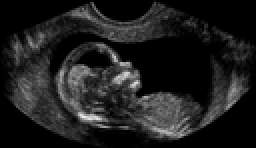
%> input picture images/foetus.pgm, 128 x 74 px, shrunk from 758 x 438 before the run, given in place of foetus.png, which was not available (shown 2 times larger)
$ octave edgedetectortest.m   (GNU Octave 9; MATLAB toolbox functions it lacks are replaced by stand-ins)
%> lines starting %> are read from the running program, lines starting %| are printed output that depends on the picture; in (x1, y1, x2, y2) boxes, pixels count from 0 and x2, y2 are one past the last pixel; in counts of white or black regions, pixels touching at a corner belong together; the program's own positions count from 1; pictures that were not available may be replaced by others from this repository, and a replacement may not be noted
### filterimage.m
function [newImg, pre] = filterimage(img, f, se, edgemode)
%FILTERIMAGE Performs an arbitrary filtering operation on the given image
%
%   Inputs:
%
%   img - The image to be filtered
%
%   f - A handle to the filter function to be applied. This should
%   accept an array of inputs of arbitrary size (potentially with NaN
%   values) corresponding to the window and return a value for the
%   resulting pixel in the output image.
%
%   se - A structuring element, as an array of logical values (can be
%   defined manually or using the Neighbourhood property of a strel object)
%
%   edgemode - Specifies how to treat edges. Valid edge modes:
%   "discard"  Discards the edges entirely, cropping the image
%   "black"    Sets edge pixels to zero in the resulting image
%   "extend"   Duplicates the values at the edges to fill the window
%   "wrap"     Copies values from the opposite side of the image to fill
%              the window
%   "reflect"  Mirrors the pixel values along the borders to fill the
%              window
%
%   Outputs:
%
%   newImg - The resulting filtered image
%
%   pre - The image after pre-processing, but before the filter is applied

% Store image dimensions
% This should be done before pre-processing as we need the dimensions as
% given, not with padding
imgsize = size(img);

% Convert logical structuring element to a numerical array of 1s and NaNs
% We're using NaN here because 0 could reasonably be a pixel in the image,
% so for non-square structuring elements we need a way to define which
% parts of the array are to be excluded
se = double(se); % Convert logicals to doubles
se(~se) = NaN; % Replace zeros with NaNs

%% Pre-processing

windowsize = size(se); % Store dimensions of structuring element
pad = floor(windowsize / 2); % Calculate padding amounts in x and y

if edgemode == "discard" || edgemode == "black" % Discard is special as it reduces the image size
    imgsize = imgsize - windowsize + 1;
end

newImg = zeros(imgsize);

switch edgemode
    case "discard"
        % No padding needed, discard reduces the image size
    case "black"
        % Padding done after the filter is applied
    case "extend"
        % Pad in x and then in y
        img = [repmat(img(1, :), pad(1), 1); img; repmat(img(end, :), pad(1), 1)];
        img = [repmat(img(:, 1), 1, pad(2)), img, repmat(img(:, end), 1, pad(2))];
    case "wrap"
        % Pad in x and then in y
        img = [img(end - pad(1) + 1 : end, :); img; img(1:pad(1), :)];
        img = [img(:, end - pad(2) + 1 : end), img, img(:, 1:pad(2))];
    case "reflect"
        % Pad in x and then in y
        img = [flip(img(1:pad(1), :), 1); img; flip(img(end - pad(1) + 1 : end, :), 1)];
        img = [flip(img(:, 1:pad(2)), 2), img, flip(img(:, end - pad(2) + 1 : end), 2)];
    otherwise
        error("Invalid edge mode!");
end

pre = img; % Output pre-processed image for debugging / demonstration

%% Filtering

% Unlike the linear filter implementation, this generic one is done in the
% usual way of iterating through each image pixel in turn.

% For each pixel in the input image...
for x = 1:imgsize(1)
    for y = 1:imgsize(2)
        % Construct the window array with the actual values from the image,
        % but only if the structuring element has a 1 at that position
        % The nice thing about NaNs is that any calculation involving them
        % still results in NaN, so this is a one-liner
        window = se .* img(x : x + windowsize(1) - 1, y : y + windowsize(2) - 1);
        % Now process the neighbourhood defined above to get the value of
        % pixel (x, y) in the output image
        newImg(x, y) = f(window); % f is a handle to the filter function
    end
end

%% Post-processing

% If edge mode is "black", pad the image back to original size with zeros
if edgemode == "black"
    oldImg = newImg;
    newImg = zeros(size(img));
    newImg(pad(1) + 1 : end - pad(1), pad(2) + 1 : end - pad(2)) = oldImg;
end

end

### filters/simplemedian.m
function v = simplemedian(neighbourhood)
%SIMPLEMEDIAN Median filter (basic, inefficient implementation)
%   Performs a simple (inefficient) median filtering operation, for use as
%   a function handle input for the filterimage function.

% This is pretty trivial but I've made it a separate function for
% consistency
v = median(neighbourhood, 'all', 'omitnan');

end

### distancematrix.m
function d = distancematrix(S, varargin)
%DISTANCEMATRIX Constructs a distance matrix with the specified size S
%and (optionally) metric ("euclidian", "manhattan" or "chebyshev"). This
%function allows the distances to be precomputed to improve the performance
%of the adaptive weighted median filter awmedian.m.

if nargin > 2
    error("Too many arguments!");
end

metric = "euclidian";

if nargin == 2
    metric = varargin{1};
end

if length(S) == 1
    S = [S, S];
end

% Centre coords
cx = ceil(S(1)/2);
cy = ceil(S(2)/2);

d = zeros(S);

for x = 1:S(1)
    for y = 1:S(2)
        switch metric
            % This is overkill but I've seen it done elsewhere, it looked
            % interesting and is easy enough to implement so I went for it
            case "euclidian"
                d(x, y) = sqrt((x - cx)^2 + (y - cy)^2);
            case "manhattan"
                d(x, y) = abs(x - cx) + abs(y - cy);
            case "chebyshev"
                d(x, y) = max(abs(x - cx), abs(y - cy));
            otherwise
                error("Invalid distance metric!");
        end
    end
end

end

### filters/awmedian.m
function v = awmedian(neighbourhood, W, c, d)
%AWMEDIAN Adaptive weighted median filter
%   Performs an adaptive weighted median operation based on the
%   signal-to-noise ratio, for use as a function handle input for the
%   filterimage function. W is the central weight and c is the distance
%   multiplier.

% This is a more efficient implementation that uses vectorisation rather
% than loops. However, it requires the distance matrix d to be precomputed
% using the function distancematrix.m

if size(neighbourhood) ~= size(d)
    error("Distance matrix does not match window size");
end

% Calculate local statistics
avg = mean(neighbourhood, 'all', 'omitnan');
stdev = std(neighbourhood, 0, 'all', 'omitnan');

% Prevent divide by zero errors (if the average is zero then all the values
% must be zero anyway so just return 0 and be done with)
if avg == 0
    v = 0;
    return;
end

% Calculate weights
% See image enhancement notes, page 36
w = round(W - (c * d * stdev) / avg);
w(w < 0) = 0; % Remove negative values
% Flatten w and neighbourhood into row vectors for repelem to work properly
neighbourhood = reshape(neighbourhood, 1, []);
w = reshape(w, 1, []);
% Construct a list of values where the each value in neighbourhood is
% repeated n times, where n is the corresponding value in w
values = repelem(neighbourhood, w);

% Finally, perform the median operation
v = median(values, 'omitnan');

end

### demo_scripts/edgedetectortest.m
%% Edge detection test for various pre-processing filters

clear; % Always clear the workspace!
close all;

%% Setup

% Add the relevant subfolders to the MATLAB path
addpath('images');
addpath('linear_windows');
addpath('filters');
addpath('matlabpgm');

% Read the image
%img = double(imread("nzjers1.jpg"));
img = double(imread("foetus.png"));
%> img: size 74x128 double; min 0, max 239, mean 30.4; mean of the top-left, top-right, bottom-left and bottom-right quarters 29.7, 12.6, 42.2, 37.2

% Plot setup
figure("Name", "Edge Detector Test");
tiledlayout(4, 4, "TileSpacing", "none", "Padding", "compact");

edgefunc = @(img) edge(img, "Canny");

%% Display original
nexttile;
imshow(uint8(img));
title("Original Image");

nexttile;
edges = edgefunc(img);
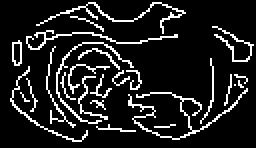
%> edges: size 74x128 logical (shown 2 times larger); 12.3% white in thin lines or dots
imshow(edges);

%% Simple median (inefficient)
nexttile;
se = ones(5);
newImg = filterimage(img, @simplemedian, se, "extend");
%> in filterimage, `img = [repmat(img(1, :), pad(1), 1); img; repmat(img(end, :), pad(1), ..`:
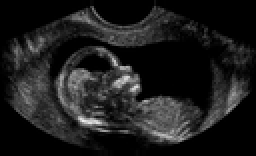
%> img: size 78x128 double (shown 2 times larger); min 0, max 239, mean 28.9
%> in filterimage, `img = [repmat(img(:, 1), 1, pad(2)), img, repmat(img(:, end), 1, pad(2..`:
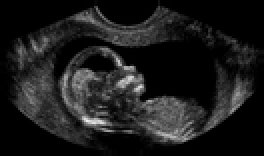
%> img: size 78x132 double (shown 2 times larger); min 0, max 239, mean 28
%> after the loop in filterimage, `for x = 1:imgsize(1)`:
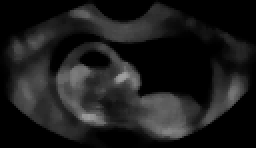
%> newImg: size 74x128 double (shown 2 times larger); min 0, max 159, mean 28.1
imshow(uint8(newImg));
title("Median, 5x5 square");

nexttile;
edges = edgefunc(newImg);
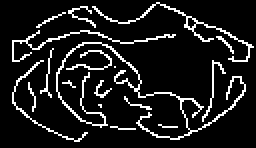
%> edges: size 74x128 logical (shown 2 times larger); 11% white in thin lines or dots, all inside (x1, y1, x2, y2) = (6, 1, 127, 71)
imshow(edges);

%% Adaptive weighted median
% Precomputing the distance matrix makes it much more efficient
nexttile;
se = ones(5);
d = distancematrix(5);
newImg = filterimage(img, @(nh) awmedian(nh, 100, 60, d), se, "extend");
%> (the run ends here)
